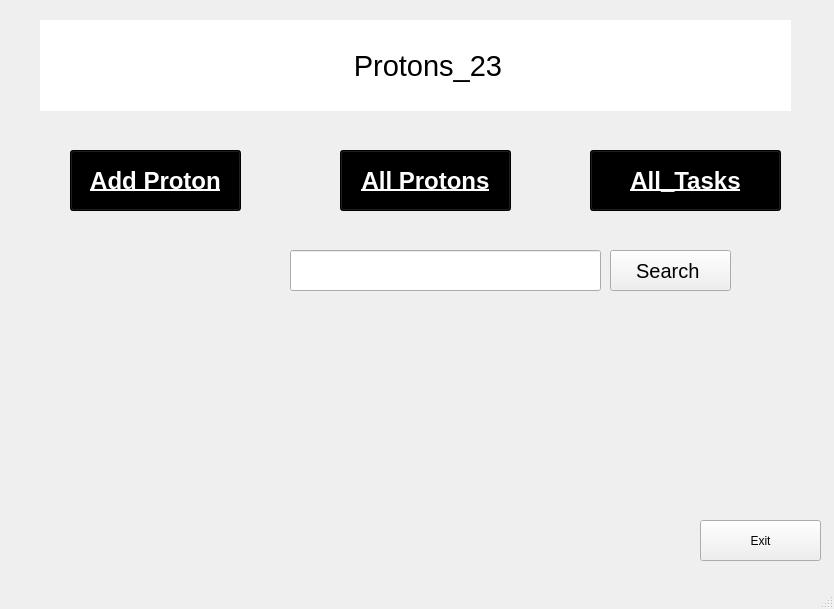
<?xml version="1.0" encoding="UTF-8"?>
<ui version="4.0">
 <class>MainWindow</class>
 <widget class="QMainWindow" name="MainWindow">
  <property name="geometry">
   <rect>
    <x>0</x>
    <y>0</y>
    <width>834</width>
    <height>609</height>
   </rect>
  </property>
  <property name="windowTitle">
   <string>MainWindow</string>
  </property>
  <widget class="QWidget" name="centralwidget">
   <widget class="QLabel" name="label">
    <property name="geometry">
     <rect>
      <x>0</x>
      <y>5</y>
      <width>831</width>
      <height>581</height>
     </rect>
    </property>
    <property name="text">
     <string/>
    </property>
    <property name="pixmap">
     <pixmap>protons.jpg</pixmap>
    </property>
    <property name="scaledContents">
     <bool>true</bool>
    </property>
   </widget>
   <widget class="QLabel" name="label_2">
    <property name="geometry">
     <rect>
      <x>40</x>
      <y>20</y>
      <width>751</width>
      <height>91</height>
     </rect>
    </property>
    <property name="styleSheet">
     <string notr="true">background-color:rgb(255, 255, 255);
font-size:22pt</string>
    </property>
    <property name="text">
     <string>                                       Protons_23</string>
    </property>
   </widget>
   <widget class="QPushButton" name="pushButton">
    <property name="geometry">
     <rect>
      <x>70</x>
      <y>150</y>
      <width>171</width>
      <height>61</height>
     </rect>
    </property>
    <property name="styleSheet">
     <string notr="true">background-color:rgb(0, 0, 0);
color:rgb(255, 255, 255);
font:18pt;
font-weight:700; text-decoration: underline;</string>
    </property>
    <property name="text">
     <string>Add Proton</string>
    </property>
   </widget>
   <widget class="QPushButton" name="pushButton_2">
    <property name="geometry">
     <rect>
      <x>340</x>
      <y>150</y>
      <width>171</width>
      <height>61</height>
     </rect>
    </property>
    <property name="styleSheet">
     <string notr="true">background-color:rgb(0, 0, 0);
color:rgb(255, 255, 255);
font:18pt;
font-weight:700; text-decoration: underline;</string>
    </property>
    <property name="text">
     <string>All Protons</string>
    </property>
   </widget>
   <widget class="QPushButton" name="pushButton_3">
    <property name="geometry">
     <rect>
      <x>590</x>
      <y>150</y>
      <width>191</width>
      <height>61</height>
     </rect>
    </property>
    <property name="styleSheet">
     <string notr="true">background-color:rgb(0, 0, 0);
color:rgb(255, 255, 255);
font:18pt;
font-weight:700; text-decoration: underline;</string>
    </property>
    <property name="text">
     <string>All_Tasks</string>
    </property>
   </widget>
   <widget class="QPushButton" name="pushButton_4">
    <property name="geometry">
     <rect>
      <x>610</x>
      <y>250</y>
      <width>121</width>
      <height>41</height>
     </rect>
    </property>
    <property name="styleSheet">
     <string notr="true">font-size:15pt</string>
    </property>
    <property name="text">
     <string>Search </string>
    </property>
   </widget>
   <widget class="QLineEdit" name="lineEdit">
    <property name="geometry">
     <rect>
      <x>290</x>
      <y>250</y>
      <width>311</width>
      <height>41</height>
     </rect>
    </property>
    <property name="text">
     <string/>
    </property>
   </widget>
   <widget class="QPushButton" name="pushButton_5">
    <property name="geometry">
     <rect>
      <x>700</x>
      <y>520</y>
      <width>121</width>
      <height>41</height>
     </rect>
    </property>
    <property name="text">
     <string>Exit</string>
    </property>
   </widget>
  </widget>
  <widget class="QMenuBar" name="menubar">
   <property name="geometry">
    <rect>
     <x>0</x>
     <y>0</y>
     <width>834</width>
     <height>22</height>
    </rect>
   </property>
  </widget>
  <widget class="QStatusBar" name="statusbar"/>
 </widget>
 <resources/>
 <connections/>
</ui>
